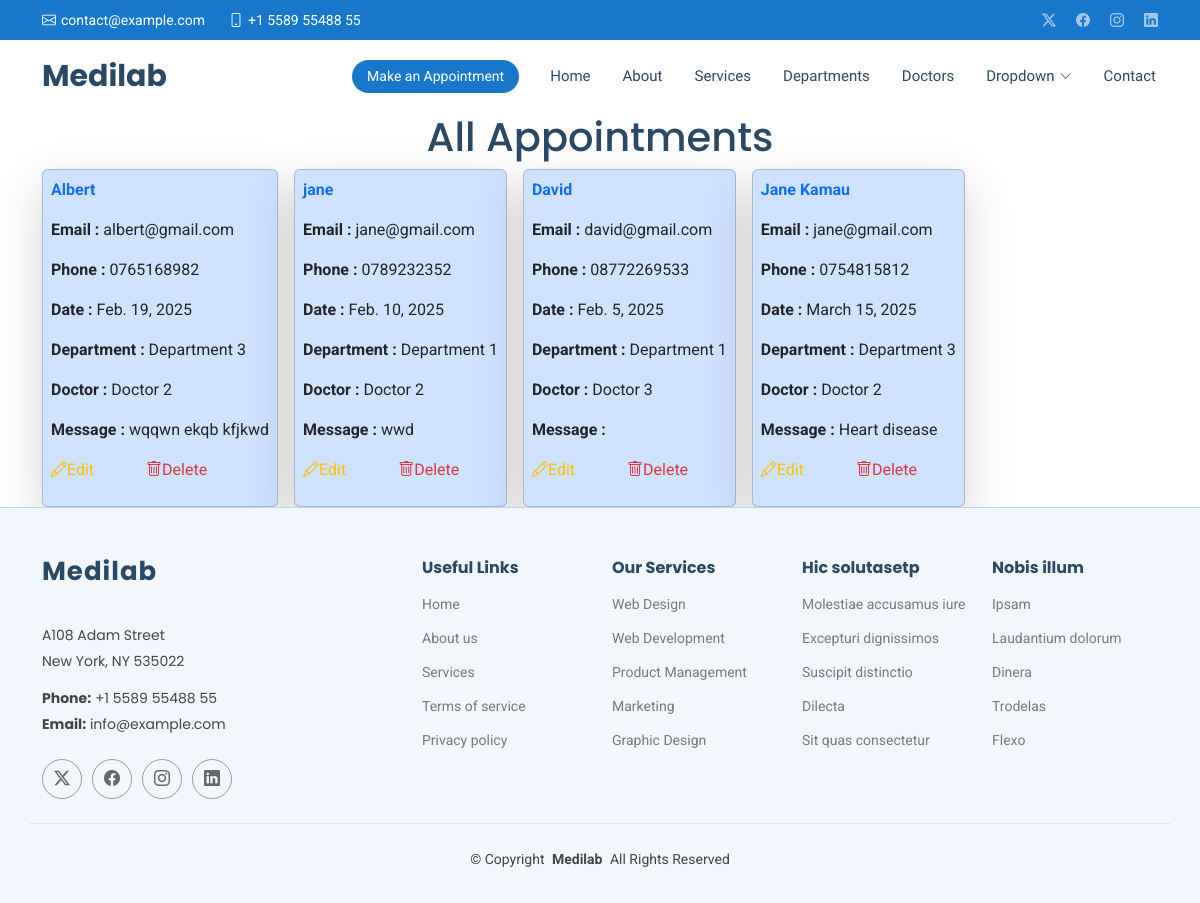
/show/, run on an earlier commit of the app's database.
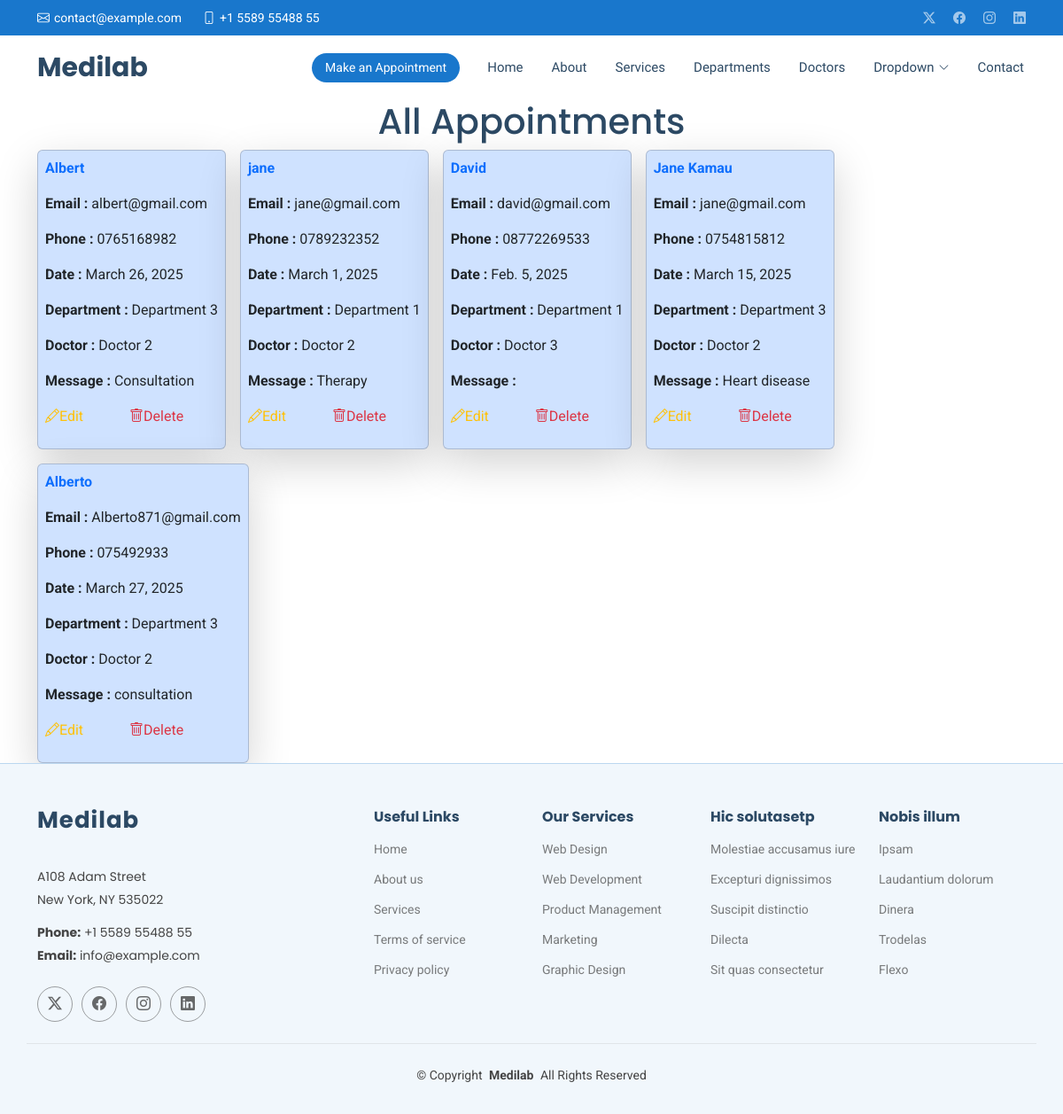
And on a later commit of the database.
### medapp/models.py (models this page shows, shortened)
class Appointment(models.Model):
    name = models.CharField(max_length=50)
    email = models.EmailField()
    phone = models.CharField(max_length=15)
    date = models.DateField()
    department = models.CharField(max_length=50)
    doctor = models.CharField(max_length=50)
    message = models.TextField()

### medapp/views.py (the view)
# urls.py: path('show/', views.show, name='show'),
def show (request):
    all = Appointment.objects.all()
    return render(request,'show.html',{'all':all})

### Templates/show.html (shortened to what this page needs)
{% extends 'starter-page.html' %}
{% load static %}
{% block content %}
    <h1 class="text-center">All Appointments</h1>
    <div class="container">
       <div class="d-flex gap-3 flex-wrap ">
            {% for x in all %}
            <div class="card w-30 shadow-lg p-2 bg-primary-subtle">
            <p class="text-primary fw-bold">{{ x.name }}</p>
            <p><strong>Email :</strong> {{ x.email }}</p>
            <p><strong>Phone :</strong> {{ x.phone }}</p>
            <p><strong>Date :</strong> {{ x.date }}</p>
            <p><strong>Department :</strong> {{ x.department }}</p>
            <p><strong>Doctor :</strong> {{ x.doctor }}</p>
            <p><strong>Message :</strong> {{ x.message }}</p>
            <p>
                <a href="{% url 'edit' x.id %}"class="me-5 text-warning">
                    <i  class="bi bi-pencil"></i>Edit
                </a>
                <a href="/delete/{{ x.id }}" class="text-danger">
                    <i class="bi bi-trash"></i>Delete
                </a>
            </p>
        </div>
    {% endfor %}
       </div>
   </div>
{% endblock %}

### Templates/starter-page.html (shortened to what this page needs)
<!DOCTYPE html>
<html lang="en">
<head>
    {% load static %}
  <link href="{% static 'assets/vendor/bootstrap/css/bootstrap.min.css' %}" rel="stylesheet">
  <link href="{% static 'assets/vendor/bootstrap-icons/bootstrap-icons.css' %}" rel="stylesheet">
  <link href="{% static 'assets/vendor/aos/aos.css' %}" rel="stylesheet">
  <link href="{% static 'assets/vendor/fontawesome-free/css/all.min.css' %}" rel="stylesheet">
  <link href="{% static 'assets/vendor/glightbox/css/glightbox.min.css' %}" rel="stylesheet">
  <link href="{% static 'assets/vendor/swiper/swiper-bundle.min.css' %}" rel="stylesheet">
  <link href="{% static 'assets/css/main.css' %}" rel="stylesheet">
</head>
<body class="starter-page-page">
  <header id="header" class="header sticky-top">
    <div class="topbar d-flex align-items-center">
      <div class="container d-flex justify-content-center justify-content-md-between">
        <div class="contact-info d-flex align-items-center">
          <i class="bi bi-envelope d-flex align-items-center"><a href="mailto:contact@example.com">contact@example.com</a></i>
          <i class="bi bi-phone d-flex align-items-center ms-4"><span>+1 5589 55488 55</span></i>
        </div>
        <div class="social-links d-none d-md-flex align-items-center">
          <a href="#" class="twitter"><i class="bi bi-twitter-x"></i></a>
          <a href="#" class="facebook"><i class="bi bi-facebook"></i></a>
          <a href="#" class="instagram"><i class="bi bi-instagram"></i></a>
          <a href="#" class="linkedin"><i class="bi bi-linkedin"></i></a>
        </div>
      </div>
    </div>
    <div class="branding d-flex align-items-center">
      <div class="container position-relative d-flex align-items-center justify-content-between">
        <a href="index.html" class="logo d-flex align-items-center me-auto">
          <h1 class="sitename">Medilab</h1>
        </a>
        <nav id="navmenu" class="navmenu">
          <ul>
            <li><a href="{% url 'home' %}">Home<br></a></li>
            <li><a href="{% url 'about' %}">About</a></li>
            <li><a href="{% url 'services' %}">Services</a></li>
            <li><a href="{% url 'department' %}">Departments</a></li>
            <li><a href="{% url 'doctors' %}">Doctors</a></li>
            <li class="dropdown"><a href="#"><span>Dropdown</span> <i class="bi bi-chevron-down toggle-dropdown"></i></a>
            </li>
            <li><a href="{% url 'contact' %}">Contact</a></li>
          </ul>
        </nav>
        <a class="cta-btn d-none d-sm-block" href="{% url 'appointment' %}">Make an Appointment</a>
      </div>
    </div>
  </header>
  <main class="main">
    {% block content %}
    {% endblock %}
  </main>
  <footer id="footer" class="footer light-background">
    <div class="container footer-top">
      <div class="row gy-4">
        <div class="col-lg-4 col-md-6 footer-about">
          <a href="index.html" class="logo d-flex align-items-center">
            <span class="sitename">Medilab</span>
          </a>
          <div class="footer-contact pt-3">
            <p>A108 Adam Street</p>
            <p>New York, NY 535022</p>
            <p class="mt-3"><strong>Phone:</strong> <span>+1 5589 55488 55</span></p>
            <p><strong>Email:</strong> <span>info@example.com</span></p>
          </div>
          <div class="social-links d-flex mt-4">
            <a href=""><i class="bi bi-twitter-x"></i></a>
            <a href=""><i class="bi bi-facebook"></i></a>
            <a href=""><i class="bi bi-instagram"></i></a>
            <a href=""><i class="bi bi-linkedin"></i></a>
          </div>
        </div>
        <div class="col-lg-2 col-md-3 footer-links">
          <h4>Useful Links</h4>
          <ul>
            <li><a href="{% url 'home' %}">Home</a></li>
            <li><a href="{% url 'about' %}">About us</a></li>
            <li><a href="{% url 'services' %}">Services</a></li>
            <li><a href="{% url 'home' %}">Terms of service</a></li>
            <li><a href="#">Privacy policy</a></li>
          </ul>
        </div>
        <div class="col-lg-2 col-md-3 footer-links">
          <h4>Our Services</h4>
          <ul>
            <li><a href="#">Web Design</a></li>
            <li><a href="#">Web Development</a></li>
            <li><a href="#">Product Management</a></li>
            <li><a href="#">Marketing</a></li>
            <li><a href="#">Graphic Design</a></li>
          </ul>
        </div>
        <div class="col-lg-2 col-md-3 footer-links">
          <h4>Hic solutasetp</h4>
          <ul>
            <li><a href="#">Molestiae accusamus iure</a></li>
            <li><a href="#">Excepturi dignissimos</a></li>
            <li><a href="#">Suscipit distinctio</a></li>
            <li><a href="#">Dilecta</a></li>
            <li><a href="#">Sit quas consectetur</a></li>
          </ul>
        </div>
        <div class="col-lg-2 col-md-3 footer-links">
          <h4>Nobis illum</h4>
          <ul>
            <li><a href="#">Ipsam</a></li>
            <li><a href="#">Laudantium dolorum</a></li>
            <li><a href="#">Dinera</a></li>
            <li><a href="#">Trodelas</a></li>
            <li><a href="#">Flexo</a></li>
          </ul>
        </div>
      </div>
    </div>
    <div class="container copyright text-center mt-4">
      <p>© <span>Copyright</span> <strong class="px-1 sitename">Medilab</strong> <span>All Rights Reserved</span></p>
    </div>
  </footer>
</body>
</html>

What changed in the data, as far as the page shows it:
changed Appointment "Albert": date "Feb. 19, 2025" → "March 26, 2025"; message "wqqwn ekqb kfjkwd" → "Consultation"
changed Appointment "jane": date "Feb. 10, 2025" → "March 1, 2025"; message "wwd" → "Therapy"
added Appointment: name "Alberto", email "Alberto871@gmail.com", phone "075492933", date "March 27, 2025", department "Department 3", doctor "Doctor 2", message "consultation"
